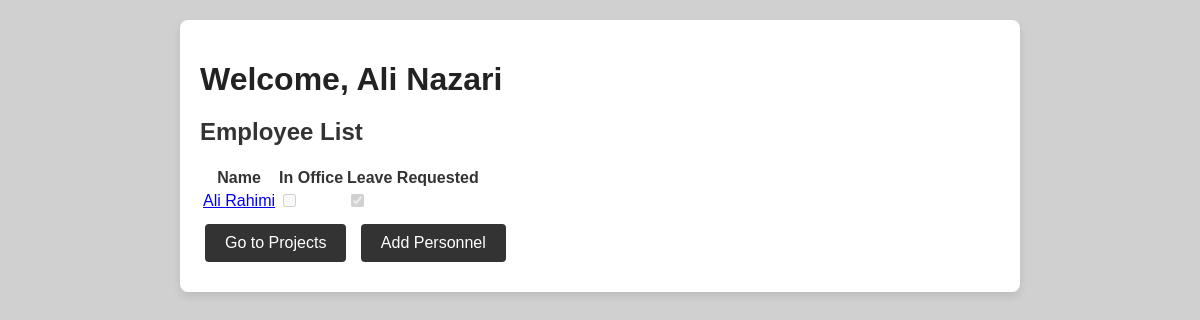
The page /office_manager/ (signed in) on the database as committed earlier.
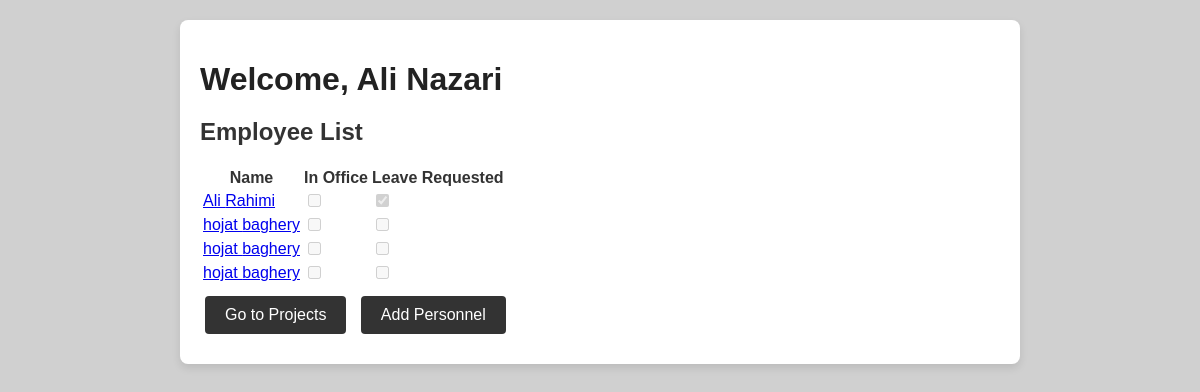
The same page on the database as committed later.
### daftarMain/models.py (models this page shows, shortened)
class OfficeManager(models.Model):
    user = models.OneToOneField(User, on_delete=models.CASCADE, null=True, blank=True) # remove null, blank = true
    first_name = models.CharField(max_length=30)
    last_name = models.CharField(max_length=30)
    phone = models.CharField(max_length=15, unique=True)
    birth_date = models.DateField(null=True, blank=True)
    code_meli = models.CharField(max_length=10, null=True, blank=True)

class OfficeUser(models.Model):
    user = models.OneToOneField(User, on_delete=models.CASCADE, null=True, blank=True) # remove null, blank = true
    first_name = models.CharField(max_length=30)
    last_name = models.CharField(max_length=30)
    phone = models.CharField(max_length=15, unique=True)
    home_phone = models.CharField(max_length=15, unique=True, null=True, blank=True)
    birth_date = models.DateField(null=True, blank=True)
    code_meli = models.CharField(max_length=10)
    office_admin = models.ForeignKey(OfficeManager, on_delete=models.CASCADE, null=True, blank=True) # remove null, blank = true
    staff_number = models.CharField(max_length=20, unique=True, null=True, blank=True)
    staff_pic = models.ImageField(upload_to='staff_pics/', null=True, blank=True)
    address = models.TextField(null=True, blank=True)

### daftarMain/views.py (the view)
# urls.py: path('office_manager/', views.office_manager_page, name='office_manager_page'),
@login_required
def office_manager_page(request):
    office_manager = get_object_or_404(OfficeManager, user=request.user)
    employees = OfficeUser.objects.filter(office_admin=office_manager)
    employee_statuses = []
    for employee in employees:
        last_clock_entry = Clock.objects.filter(office_user=employee).order_by('-entry_to_office').first()
        is_in_office = last_clock_entry and not last_clock_entry.exit_from_office
        now = timezone.now()
        has_leave_request = Leave.objects.filter(
            office_user=employee,
            leave_type='daily',
            start_date__lte=now,
            end_date__gte=now
        ).exists() or Leave.objects.filter(
            office_user=employee,
            leave_type='hourly',
            start_time__lte=now,
            end_time__gte=now
        ).exists()
        employee_statuses.append((employee, is_in_office, has_leave_request))
    context = {
        'office_manager': office_manager,
        'employees': employee_statuses,
    }
    return render(request, 'office_manager_page.html', context)

### daftarMain/templates/office_manager_page.html (shortened to what this page needs)
<!DOCTYPE html>
<html lang="en">
<head>
</head>
<body>
    <div class="container">
        <h1>Welcome, {{ office_manager.first_name }} {{ office_manager.last_name }}</h1>
        <h2>Employee List</h2>
        <table>
            <thead>
                <tr>
                    <th>Name</th>
                    <th>In Office</th>
                    <th>Leave Requested</th>
                </tr>
            </thead>
            <tbody>
                {% for employee, is_in_office, has_leave_request in employees %}
                <tr>
                    <td>
                        <a href="{% url 'employee_detail' employee.id %}">
                            {{ employee.first_name }} {{ employee.last_name }}
                        </a>
                    </td>
                    <td>
                        <input type="checkbox" disabled {% if is_in_office %}checked{% endif %}>
                    </td>
                    <td>
                        <input type="checkbox" disabled {% if has_leave_request %}checked{% endif %}>
                    </td>
                </tr>
                {% endfor %}
            </tbody>
        </table>
        <a href="{% url 'project_page' %}" class="button">Go to Projects</a>
        <a href="{% url 'add_office_user' %}" class="button">Add Personnel</a>
    </div>
</body>
</html>

### daftarMain/templates/office_manager_page.html (style rules this page uses)
body { font-family: Arial, sans-serif; margin: 20px; background-color: #d0d0d0; color: #333; }
.container { background: #fff; border-radius: 8px; box-shadow: 0 4px 8px rgba(0, 0, 0, 0.1); padding: 20px; max-width: 800px; margin: auto; }
h1 { color: #222; margin-bottom: 20px; }
.button { display: inline-block; padding: 10px 20px; margin: 10px 5px; border: none; border-radius: 4px; color: #fff; background-color: #333; text-decoration: none; font-size: 16px; text-align: center; }

Rows that differ between the two databases and show on the page:
added OfficeUser: first_name "hojat", last_name "baghery"
added OfficeUser: first_name "hojat", last_name "baghery"
added OfficeUser: first_name "hojat", last_name "baghery"
